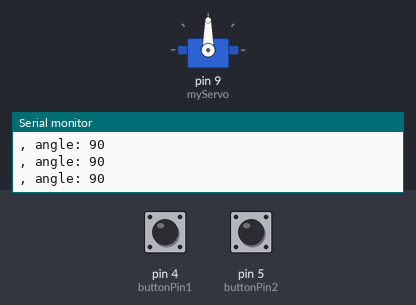
A sketch run on a simulated Arduino Uno, built with avr-gcc and run on an emulated ATmega328P. Parts: servo, the last lines printed to the serial monitor. The test bench sets the inputs (shaded band); at power-on: pin 5 (buttonPin2) LOW, pin 4 (buttonPin1) LOW.

Above: at 1.2 s.
1.3 s: pin 5 (buttonPin2) pulled HIGH for 1 s
At 2.6 s:
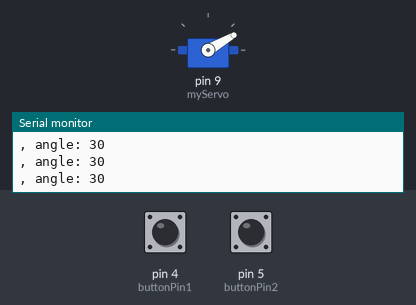
3.8 s: pin 4 (buttonPin1) pulled HIGH for 3.2 s
At 7.2 s:
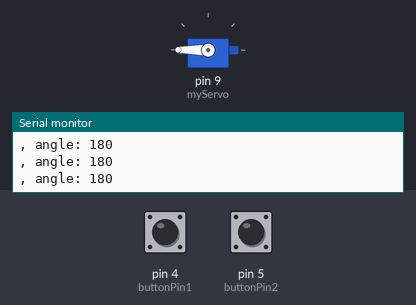
8.5 s: pin 5 (buttonPin2) pulled HIGH for 3.2 s
At 12.3 s:
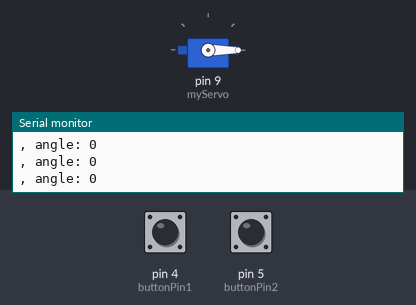
13.2 s: pin 4 (buttonPin1) pulled HIGH for 0.15 s
At 13.9 s:
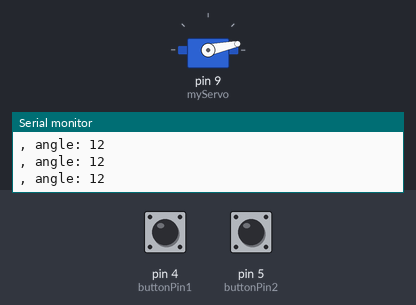
14.8 s: pin 5 (buttonPin2) pulled HIGH for 0.15 s
At 15.3 s:
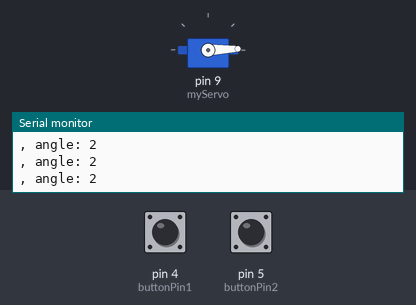
17.9 s: pin 4 (buttonPin1) pulled HIGH for 1 s
At 20.2 s:
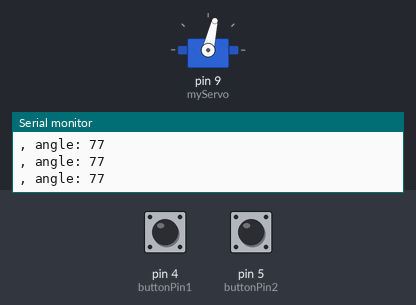
Timing chart, 0 to 21.7 s (numbered marks = the images above; inputs shaded):
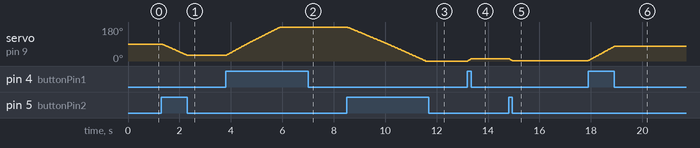

Measured:
- after the input at 1.3 s, servo on pin 9 (myServo): moves from 90° to 30° over 0.98 s, starting at once
- after the input at 3.8 s, servo on pin 9 (myServo): moves from 30° to 180° over 2.1 s, starting at once
- after the input at 8.5 s, servo on pin 9 (myServo): moves from 180° to 0° over 3.1 s, starting at once
- after the input at 13.2 s, servo on pin 9 (myServo): 0° → 12° at once
- after the input at 14.8 s, servo on pin 9 (myServo): 12° → 2° at once
- after the input at 17.9 s, servo on pin 9 (myServo): moves from 2° to 77° over 0.99 s, starting at once

The sketch:

Project05_02.ino
```cpp
#include <Servo.h>

Servo myServo;

const int buttonPin1 = 4;
const int buttonPin2 = 5;

bool button1, button2;

int angle = 90;

void setup() {
  myServo.attach(9);
  pinMode(buttonPin1, INPUT);
  pinMode(buttonPin2, INPUT);

  Serial.begin(9600);
}

void loop() {
  if (digitalRead(buttonPin1) == HIGH){
    button1 = true;
  } else {
    button1 = false;
  }
  if (digitalRead(buttonPin2) == HIGH){
    button2 = true;
  } else {
    button2 = false;
  }
  if (button1 == HIGH && button2 == LOW) {
    //if button 1 is pressed and button 2 not pressed
    if (angle < 180) {
      angle ++;
    }
  } else if (button1 == LOW && button2 == HIGH) {
    //if button 2 is pressed and button 1 not pressed
    if (angle > 0) {
      angle--;
    }
    Serial.println(2);
  }

  Serial.print(", angle: ");
  Serial.println(angle);

  myServo.write(angle);
  delay(10);
}
```
